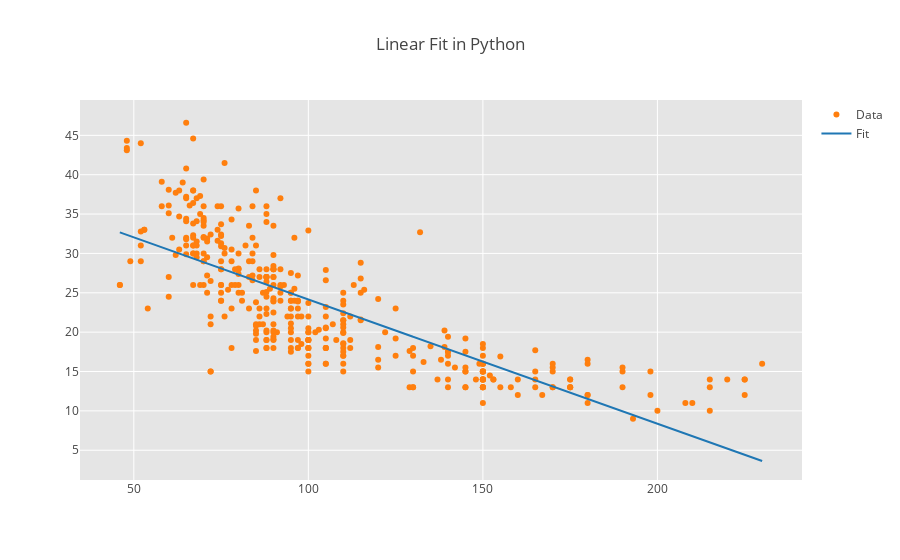

The notebook cell this image was saved under:
### Code cell
# Scientific libraries
from numpy import arange,array,ones
from scipy import stats


xi = arange(0,9)
A = array([ xi, ones(9)])

# (Almost) linear sequence
y = [19, 20, 20.5, 21.5, 22, 23, 23, 25.5, 24]

# Generated linear fit
slope, intercept, r_value, p_value, std_err = stats.linregress(auto.horsepower,auto.mpg)
line = slope*auto.horsepower+intercept
print(slope)
print(intercept)

# Creating the dataset, and generating the plot
trace1 = go.Scatter(
                  x = auto.horsepower,
                  y = auto.mpg,
                  mode='markers',
                  marker=go.Marker(color='rgb(255, 127, 14)'),
                  name='Data'
                  )

trace2 = go.Scatter(
                  x=auto.horsepower,
                  y=line,
                  mode='lines',
                  marker=go.Marker(color='rgb(31, 119, 180)'),
                  name='Fit'
                  )

#annotation = go.Annotation(
#                  x=3.5,
#                  y=23.5,
#                  text='$R^2 = 0.9551,\\Y = 0.716X + 19.18$',
#                  showarrow=False,
#                  font=go.Font(size=16)
#                  )
layout = go.Layout(
                title='Linear Fit in Python',
                plot_bgcolor='rgb(229, 229, 229)',
                  xaxis=go.XAxis(zerolinecolor='rgb(255,255,255)', gridcolor='rgb(255,255,255)'),
                  yaxis=go.YAxis(zerolinecolor='rgb(255,255,255)', gridcolor='rgb(255,255,255)')
#                  annotations=[annotation]
                )

data = [trace1, trace2]
fig = go.Figure(data=data, layout=layout)

iplot(fig, filename='Linear-Fit-in-python')

### Figure 1 — Plotly figure (JSON) as saved in the notebook; plotly's stock layout.template omitted (floating-point values rounded to 4 significant figures; data arrays with more than 128 entries replaced by an {"elided": "..."} marker saying what was removed)
{"data": [{"marker": {"color": "rgb(255, 127, 14)"}, "mode": "markers", "name": "Data", "type": "scatter", "x": {"elided": "392 int values"}, "y": {"elided": "392 float values"}}, {"marker": {"color": "rgb(31, 119, 180)"}, "mode": "lines", "name": "Fit", "type": "scatter", "x": {"elided": "392 int values"}, "y": {"elided": "392 float values"}}], "layout": {"plot_bgcolor": "rgb(229, 229, 229)", "title": "Linear Fit in Python", "xaxis": {"gridcolor": "rgb(255,255,255)", "zerolinecolor": "rgb(255,255,255)"}, "yaxis": {"gridcolor": "rgb(255,255,255)", "zerolinecolor": "rgb(255,255,255)"}}}
